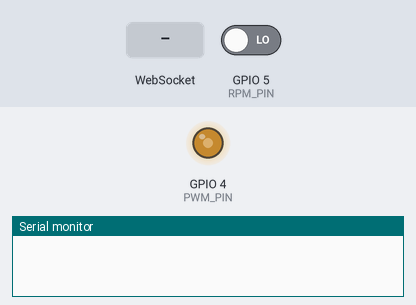
Simulated run of this sketch. Board: ESP8266 (NodeMCU). Parts: output pins drawn as LEDs (lit = HIGH), the last lines printed to the serial monitor. The inputs (shaded band) are chosen by the test bench; at power-on: GPIO 5 (RPM_PIN) LOW. Storage starts empty.

Above: at 1.2 s.
1.3 s: WebSocket text "r" received
At 2.1 s:
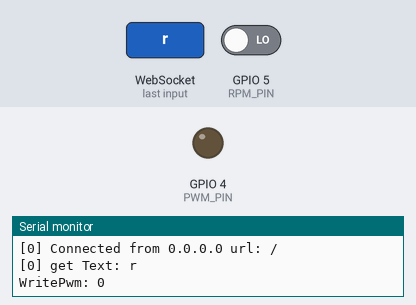
2.8 s: GPIO 5 (RPM_PIN) driven HIGH
4.3 s: WebSocket text "5" received
5.8 s: WebSocket text "f" received
Timing chart, 0 to 8.3 s (numbered marks = the images above; inputs shaded):
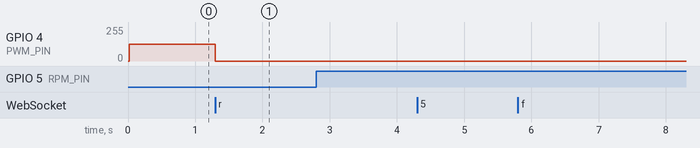

The sketch:

PwmMonitor.ino
```cpp
#include <FS.h>
#include <ESP8266WiFi.h>
#include <DNSServer.h>
#include <ESP8266WebServer.h>
#include <WebSocketsServer.h>

#define PWM_PIN 4 //D2
#define RPM_PIN 5 //D1

unsigned int pwmFreq = 10000; // (en hertz) valeur par défaut de run.htm
unsigned int pwmValue = 127; // (max 255) valeur par defaut de run.htm
unsigned int temp = 0;
bool gotFreq = false;
bool gotValue = false;
bool gotRpm = false;
bool rpm = false;

const IPAddress apIp(192, 168, 100, 1);
DNSServer dnsServer;
ESP8266WebServer server(80);
WebSocketsServer webSocket(81);

const char * ssid = "OpenCross";
const char * pass = "password";

void httpDefault() {
  server.sendHeader("Location", "http://opencross.local/", true);
  server.send(302, "text/plain", "");
  server.client().stop();
}

void httpHome() {
  if (server.hostHeader() != String("opencross.local")) {
    return httpDefault();
  }
  File file = SPIFFS.open("/index.htm", "r");
  server.streamFile(file, "text/html");
  file.close();
}

void httpMain() {
  File file = SPIFFS.open("/run.htm", "r");
  server.streamFile(file, "text/html");
  file.close();
}

void httpStyle() {
  File file = SPIFFS.open("/style.css", "r");
  server.streamFile(file, "text/css");
  file.close();
}

void httpScript() {
  File file = SPIFFS.open("/script.js", "r");
  server.streamFile(file, "text/js");
  file.close();
}

void setup() {

  Serial.begin(115200);
  Serial.println();
  Serial.println();

  SPIFFS.begin();

  WiFi.persistent(false);
  WiFi.disconnect(true);
  WiFi.mode(WIFI_AP);
  WiFi.softAPConfig(apIp, apIp, IPAddress(255, 255, 255, 0));
  WiFi.softAP(ssid, pass, 1, false, 1);

  webSocket.begin();
  webSocket.onEvent(webSocketEvent);

  dnsServer.setErrorReplyCode(DNSReplyCode::NoError);
  dnsServer.start(53, "*", apIp);

  server.on("/", httpHome);
  server.on("/run.htm", httpMain);
  server.on("/style.css", httpStyle);
  server.on("/script.js", httpScript);

  server.onNotFound(httpDefault);
  server.begin();

  pinMode(PWM_PIN, OUTPUT);
  pinMode(RPM_PIN, INPUT);

  analogWriteFreq(pwmFreq);
  analogWrite(PWM_PIN, pwmValue);

}

void loop() {

  dnsServer.processNextRequest();
  webSocket.loop();
  server.handleClient();

  if (gotFreq) {
    gotFreq = false;
    if ((temp >= 100) && (temp <= 40000)) pwmFreq = temp;
    Serial.print("WriteFreq: ");Serial.println(pwmFreq);
    analogWriteFreq(pwmFreq);
  }

  if (gotValue) {
    gotValue = false;
    if ((temp >= 0) && (temp <= 255)) pwmValue = temp;
    Serial.print("WritePwm: ");Serial.println(pwmValue);
    analogWrite(PWM_PIN, pwmValue);
  }

  if (digitalRead(RPM_PIN)) {
    if (!rpm) gotRpm = true;
  }
  else {
    if (rpm) gotRpm = true;
  }

  if (gotRpm) {
    gotRpm = false;
    rpm = !rpm;
    Serial.print("GotRpm: ");Serial.println(rpm);
    if (rpm) webSocket.sendTXT(0, "rpmUp");
    if (!rpm) webSocket.sendTXT(0, "rpmDown");
  }

}

void webSocketEvent(uint8_t num, WStype_t type, uint8_t * payload, size_t length) {

    switch(type) {
        case WStype_DISCONNECTED:
            Serial.printf("[%u] Disconnected!\n", num);
            break;
        case WStype_CONNECTED: {
            IPAddress ip = webSocket.remoteIP(num);
            Serial.printf("[%u] Connected from %d.%d.%d.%d url: %s\n", num, ip[0], ip[1], ip[2], ip[3], payload);

            // send message to client
            webSocket.sendTXT(num, "Connected");
        }
            break;
        case WStype_TEXT:
            Serial.printf("[%u] get Text: %s\n", num, payload);

            if(payload[0] == 'f') {
                temp = atoi((const char *) &payload[1]);
                webSocket.sendTXT(num, payload);
                gotFreq = true;
            }
            if(payload[0] == 'r') {
                temp = atoi((const char *) &payload[1]);
                webSocket.sendTXT(num, payload);
                gotValue = true;
            }

            break;
    }
}
```

Measured:
- after the input at 1.3 s, GPIO 4 (PWM_PIN): 127/255 → 0/255 at once
